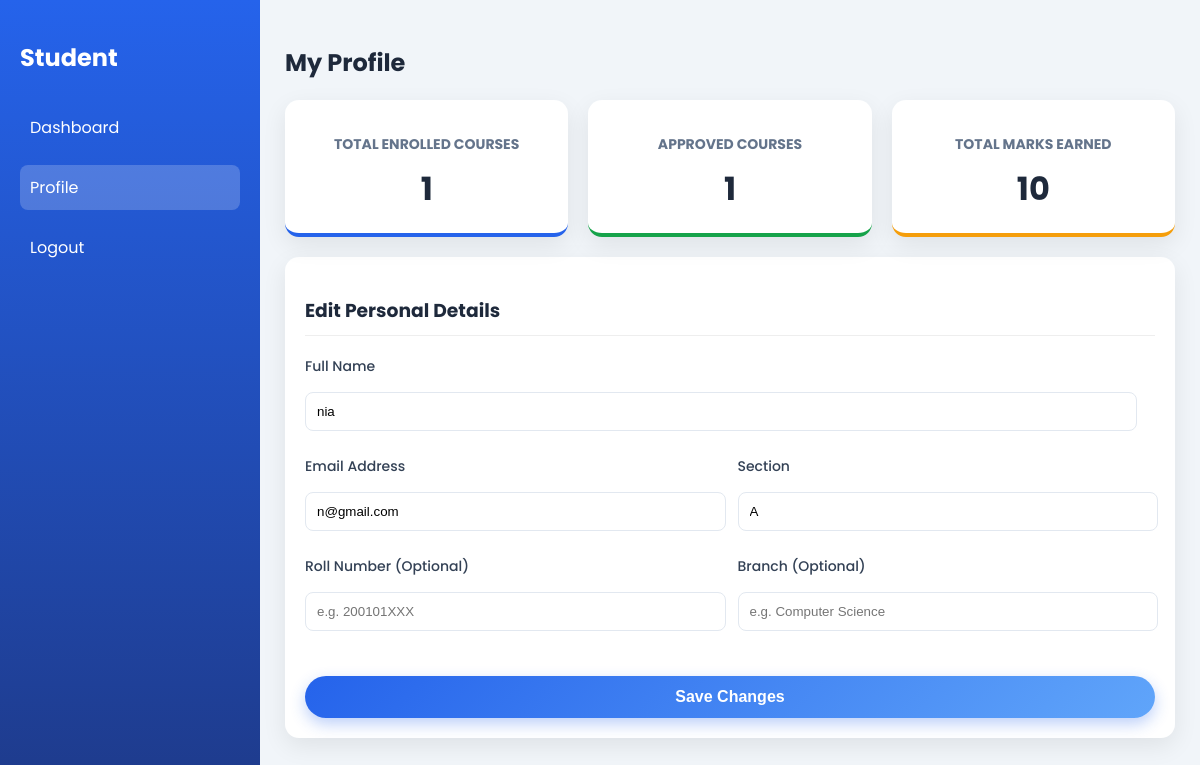
/student_profile (signed in), run on the app's committed database.
### tables this page shows
CREATE TABLE students (
        id INTEGER PRIMARY KEY AUTOINCREMENT,
        name TEXT,
        email TEXT UNIQUE,
        password TEXT,
        section TEXT
    );

### app.py (the view, shortened to what this page needs)
@app.route('/student_profile', methods=['GET', 'POST'])
def student_profile():
    if 'student_id' not in session:
        return redirect('/student_login')
    db = get_db()
    student_id = session['student_id']
    success_msg = None
    student = db.execute("SELECT * FROM students WHERE id=?", (student_id,)).fetchone()
    total_courses = db.execute("SELECT COUNT(*) FROM courses WHERE student_id=?", (student_id,)).fetchone()[0]
    approved_courses = db.execute("SELECT COUNT(*) FROM courses WHERE student_id=? AND status='Approved'", (student_id,)).fetchone()[0]
    total_marks_query = db.execute("SELECT SUM(marks) FROM courses WHERE student_id=?", (student_id,)).fetchone()[0]
    total_marks = total_marks_query if total_marks_query else 0
    stats = {
        'total_courses': total_courses,
        'approved_courses': approved_courses,
        'total_marks': total_marks
    }
    db.close()
    return render_template('student_profile.html', student=student, stats=stats, success_msg=success_msg)

### app.py (called while the page is built)
def get_db():
    conn = sqlite3.connect("database.db")
    conn.row_factory = sqlite3.Row   # allows column names
    return conn

### templates/student_profile.html (shortened to what this page needs)
<!DOCTYPE html>
<html>
<head>
    <link rel="stylesheet" href="{{ url_for('static', filename='style.css') }}">
</head>
<body>
<div class="layout">
    <div class="sidebar">
        <h2> Student</h2>
        <a href="/student_dashboard"> Dashboard</a>
        <a href="/student_profile" style="background: rgba(255,255,255,0.2);"> Profile</a>
        <a href="/logout"> Logout</a>
    </div>
    <div class="main">
        <div class="topbar">
            <h2>My Profile</h2>
        </div>
        <div class="stats-container">
            <div class="stat-card">
                <h3>Total Enrolled Courses</h3>
                <div class="value">{{ stats.total_courses }}</div>
            </div>
            <div class="stat-card" style="border-bottom-color: #16a34a;">
                <h3>Approved Courses</h3>
                <div class="value">{{ stats.approved_courses }}</div>
            </div>
            <div class="stat-card" style="border-bottom-color: #f59e0b;">
                <h3>Total Marks Earned</h3>
                <div class="value">{{ stats.total_marks }}</div>
            </div>
        </div>
        <div class="card">
            <h3 style="margin-bottom: 20px; border-bottom: 1px solid #eee; padding-bottom: 10px;">Edit Personal Details</h3>
            <form method="POST">
                <div class="profile-form-grid">
                    <div class="form-group full-width">
                        <label>Full Name</label>
                        <input type="text" name="name" value="{{ student['name'] }}" required>
                    </div>
                    <div class="form-group">
                        <label>Email Address</label>
                        <input type="email" name="email" value="{{ student['email'] }}" required>
                    </div>
                    <div class="form-group">
                        <label>Section</label>
                        <input type="text" name="section" value="{{ student['section'] }}" required>
                    </div>
                    <div class="form-group">
                        <label>Roll Number (Optional)</label>
                        <input type="text" name="roll_number" placeholder="e.g. 200101XXX" value="{{ student['roll_number'] if student['roll_number'] else '' }}">
                    </div>
                    <div class="form-group">
                        <label>Branch (Optional)</label>
                        <input type="text" name="branch" placeholder="e.g. Computer Science" value="{{ student['branch'] if student['branch'] else '' }}">
                    </div>
                </div>
                <div style="margin-top: 20px; text-align: right;">
                    <button type="submit" class="primary-btn">Save Changes</button>
                </div>
            </form>
        </div>
    </div>
</div>
</body>
</html>

### static/style.css (style rules this page uses)
body { margin: 0; font-family: 'Poppins', sans-serif; background: linear-gradient(120deg, #eef2ff, #f8fafc); color: #1e293b; }
.card { background: white; padding: 20px 25px; margin-top: 20px; border-radius: 12px; box-shadow: 0 6px 18px rgba(0,0,0,0.06); transition: all 0.25s ease; }
h2, h3 { margin-bottom: 10px; }
input, select { width: 95%; padding: 11px; margin: 10px 0; border-radius: 8px; border: 1px solid #e2e8f0; outline: none; transition: 0.2s; }
button { background: linear-gradient(135deg, #2563eb, #3b82f6); color: white; border: none; padding: 10px 16px; border-radius: 8px; cursor: pointer; font-weight: 500; transition: 0.25s; }
a { color: #2563eb; text-decoration: none; }
.primary-btn { width: 100%; padding: 14px; margin-top: 15px; border-radius: 30px; border: none; font-size: 16px; font-weight: 600; background: linear-gradient(135deg, #2563eb, #60a5fa); color: white; cursor: pointer; transition: all 0.3s ease; box-shadow: 0 6px 18px rgba(37,99,235,0.4); }
.primary-btn { width: 100%; padding: 14px; margin-top: 15px; border-radius: 30px; border: none; font-size: 16px; font-weight: 600; background: linear-gradient(135deg, #16a34a, #4ade80); color: white; cursor: pointer; transition: all 0.3s ease; box-shadow: 0 6px 18px rgba(34,197,94,0.4); }
.layout { display: flex; min-height: 100vh; }
.sidebar { width: 220px; background: linear-gradient(180deg, #2563eb, #1e3a8a); color: white; padding: 20px; }
.sidebar h2 { margin-bottom: 30px; }
.sidebar a { display: block; color: white; text-decoration: none; margin: 15px 0; padding: 10px; border-radius: 8px; transition: 0.3s; }
.main { flex: 1; padding: 25px; background: #f1f5f9; }
.topbar { margin-bottom: 20px; }
.card { background: white; padding: 20px; border-radius: 14px; margin-bottom: 20px; box-shadow: 0 8px 25px rgba(0,0,0,0.08); }
.primary-btn { padding: 12px; border-radius: 30px; border: none; background: linear-gradient(135deg, #2563eb, #60a5fa); color: white; font-weight: 600; cursor: pointer; transition: 0.3s; box-shadow: 0 6px 15px rgba(37,99,235,0.3); }

### templates/student_profile.html (style rules this page uses)
.stats-container { display: flex; gap: 20px; margin-bottom: 20px; }
.stat-card { flex: 1; text-align: center; padding: 20px; background: white; border-radius: 14px; box-shadow: 0 8px 25px rgba(0,0,0,0.08); border-bottom: 4px solid #2563eb; }
.stat-card h3 { color: #64748b; font-size: 14px; margin-bottom: 10px; text-transform: uppercase; }
.stat-card .value { font-size: 32px; font-weight: 700; color: #1e293b; }
.profile-form-grid { display: grid; grid-template-columns: 1fr 1fr; gap: 15px; }
.form-group { display: flex; flex-direction: column; }
.form-group label { font-weight: 500; color: #334155; margin-bottom: 5px; font-size: 14px; }
.full-width { grid-column: span 2; }

### data on the page
students: name "nia", email "n@gmail.com", section "A"

### other printed values
{{ stats.total_courses }} "1"
{{ stats.approved_courses }} "1"
{{ stats.total_marks }} "10"
